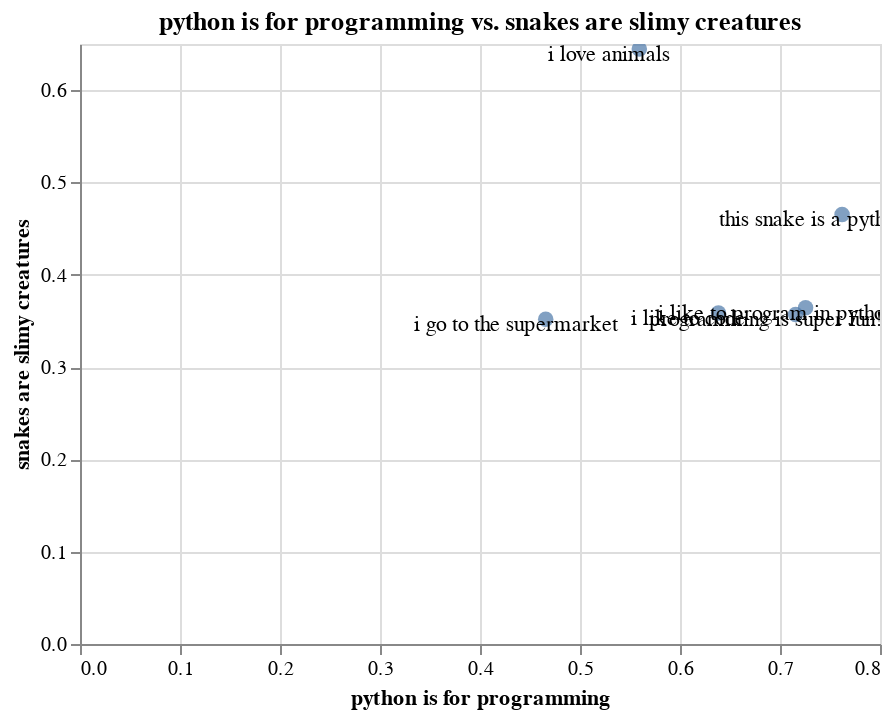

Notebook code cell kept with this figure:
### Code cell
x_str, y_str = "python is for programming", "snakes are slimy creatures"
x_axis = Embedding(x_str, nlp(x_str).vector)
y_axis = Embedding(y_str, nlp(y_str).vector)
emb.plot_interactive(x_axis=x_axis, y_axis=y_axis)

### Figure 1 — Vega-Lite specification as saved in the notebook (floating-point values rounded to 4 significant figures)
{"config": {"view": {"continuousWidth": 400, "continuousHeight": 300}}, "layer": [{"mark": {"type": "circle", "size": 60}, "encoding": {"tooltip": [{"type": "nominal", "field": "name"}, {"type": "nominal", "field": "original"}], "x": {"type": "quantitative", "axis": {"title": "python is for programming"}, "field": "x_axis"}, "y": {"type": "quantitative", "axis": {"title": "snakes are slimy creatures"}, "field": "y_axis"}}, "selection": {"selector002": {"type": "interval", "bind": "scales", "encodings": ["x", "y"]}}, "title": "python is for programming vs. snakes are slimy creatures"}, {"mark": {"type": "text", "color": "black", "dx": -15, "dy": 3}, "encoding": {"text": {"type": "nominal", "field": "original"}, "x": {"type": "quantitative", "axis": {"title": "python is for programming"}, "field": "x_axis"}, "y": {"type": "quantitative", "axis": {"title": "snakes are slimy creatures"}, "field": "y_axis"}}}], "data": {"name": "data-4c971b1adb98cc4d25efcc1cbb0f6341"}, "$schema": "https://vega.github.io/schema/vega-lite/v4.0.2.json", "datasets": {"data-4c971b1adb98cc4d25efcc1cbb0f6341": [{"x_axis": 0.7621, "y_axis": 0.4653, "name": "Emb[this snake is a python]", "original": "this snake is a python"}, {"x_axis": 0.7256, "y_axis": 0.3644, "name": "Emb[i like to program in python]", "original": "i like to program in python"}, {"x_axis": 0.7156, "y_axis": 0.357, "name": "Emb[programming is super fun!]", "original": "programming is super fun!"}, {"x_axis": 0.4657, "y_axis": 0.3518, "name": "Emb[i go to the supermarket]", "original": "i go to the supermarket"}, {"x_axis": 0.6385, "y_axis": 0.3585, "name": "Emb[i like to code]", "original": "i like to code"}, {"x_axis": 0.5593, "y_axis": 0.6445, "name": "Emb[i love animals]", "original": "i love animals"}]}}
